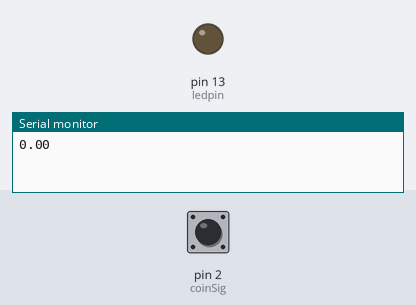
The sketch below on a simulated Arduino Uno, built with avr-gcc and run on an emulated ATmega328P. Shown: output pins drawn as LEDs (lit = HIGH), the last lines printed to the serial monitor. Inputs (shaded band) come from the test bench; at power-on: pin 2 (coinSig) HIGH.

Above: at 1.2 s.
1.3 s: pin 2 (coinSig) pulled LOW for 0.15 s
At 1.42 s:
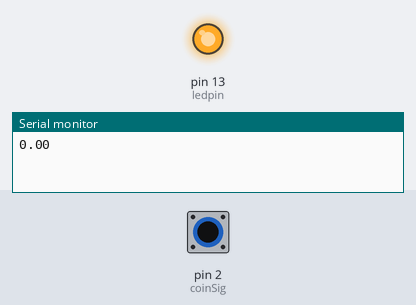
3.0 s: pin 2 (coinSig) pulled LOW for 3.2 s
At 7.6 s:
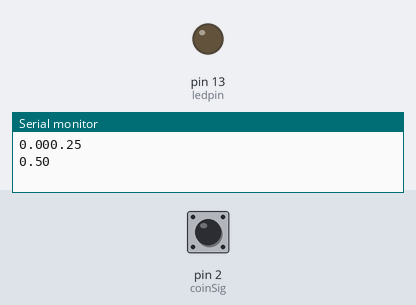
Timing chart, 0 to 9.1 s (numbered marks = the images above; inputs shaded):
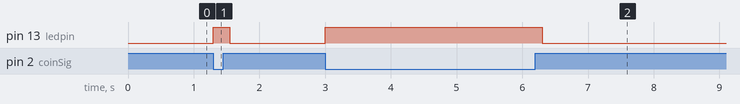

Measured:
- after the input at 1.3 s, pin 13 (ledpin): LOW → HIGH at once, → LOW 0.25 s later
- after the input at 3.0 s, pin 13 (ledpin): LOW → HIGH at once, → LOW 3.3 s later

The sketch:

coinReader3.1.ino
```cpp
const byte coinSig = 2; // analog pin on board
const int ledpin = LED_BUILTIN;
bool previousCoinSignal = false;
const float coinValue = 0.25;
float bankValue = 0.00;

//This is a setup function that includes several lines of code that set up the program to run. The Seial.begin function sets the baud rate for serial communication. The pi nMode function sets the pins in the board to input or output. The digita lRead function reads the coin signal. The Seri al.print function prints "coinReader1.4" to the serial port.

void setup() {
  // put your setup code here, to run once:
  Serial.begin(9600);
  pinMode(ledpin, OUTPUT);
  pinMode(coinSig, INPUT_PULLUP);
  Serial.print(bankValue);
  previousCoinSignal = digitalRead(coinSig);
}

// Function for Led
void led(){
  digitalWrite(ledpin, HIGH);
  delay(100);
  digitalWrite(ledpin, LOW);
}

void loop() {
  // put your main code here, to run repeatedly:
  byte currentCoinSignal = digitalRead(coinSig);
  if(currentCoinSignal != previousCoinSignal) {
    // Save the state for the next iteration
    previousCoinSignal = currentCoinSignal;
    digitalWrite(ledpin, HIGH);
    if (currentCoinSignal == HIGH){
      bankValue = bankValue + coinValue;
      led();
      Serial.println(bankValue);
      }
    }
 }
```
